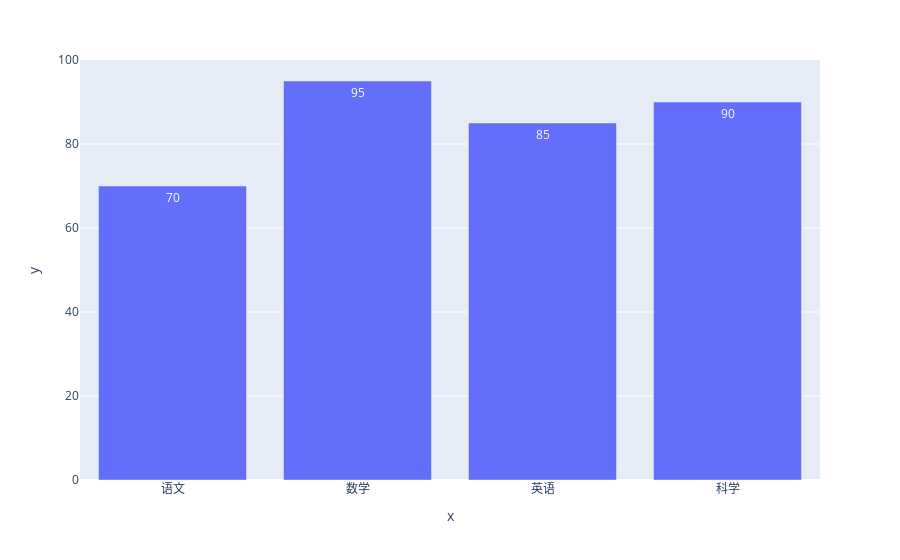

Notebook cell for this chart:
### Code cell
fig = px.bar(
    x=x,
    y=y,
    text=y
)
fig.show()

### Figure 1 — Plotly figure (JSON) as saved in the notebook; plotly's stock layout.template omitted (floating-point values rounded to 4 significant figures)
{"data": [{"alignmentgroup": "True", "hovertemplate": "x=%{x}<br>y=%{y}<br>text=%{text}<extra></extra>", "legendgroup": "", "marker": {"color": "#636efa", "pattern": {"shape": ""}}, "name": "", "offsetgroup": "", "orientation": "v", "showlegend": false, "text": [70, 95, 85, 90], "textposition": "auto", "type": "bar", "x": ["语文", "数学", "英语", "科学"], "xaxis": "x", "y": [70, 95, 85, 90], "yaxis": "y"}], "layout": {"barmode": "relative", "legend": {"tracegroupgap": 0}, "margin": {"t": 60}, "xaxis": {"anchor": "y", "domain": [0, 1], "title": {"text": "x"}}, "yaxis": {"anchor": "x", "domain": [0, 1], "title": {"text": "y"}}}}
